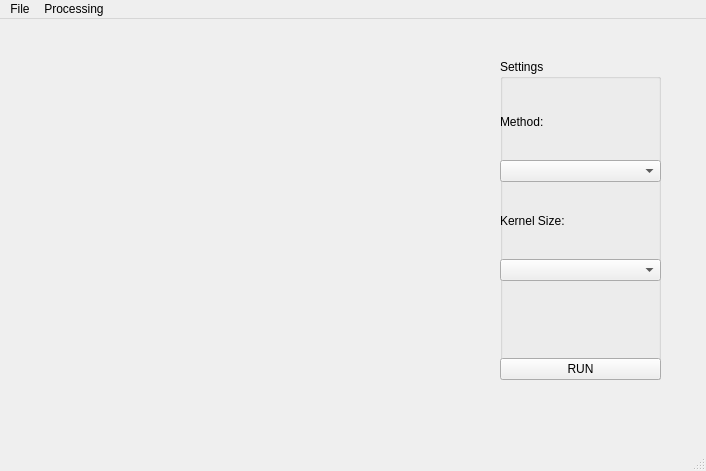
<?xml version="1.0" encoding="UTF-8"?>
<ui version="4.0">
 <class>MainWindow</class>
 <widget class="QMainWindow" name="MainWindow">
  <property name="geometry">
   <rect>
    <x>0</x>
    <y>0</y>
    <width>706</width>
    <height>471</height>
   </rect>
  </property>
  <property name="windowTitle">
   <string>MainWindow</string>
  </property>
  <widget class="QWidget" name="centralwidget">
   <widget class="QLabel" name="visualWindow">
    <property name="geometry">
     <rect>
      <x>20</x>
      <y>10</y>
      <width>451</width>
      <height>401</height>
     </rect>
    </property>
    <property name="text">
     <string/>
    </property>
   </widget>
   <widget class="QGroupBox" name="groupBox">
    <property name="geometry">
     <rect>
      <x>500</x>
      <y>40</y>
      <width>161</width>
      <height>321</height>
     </rect>
    </property>
    <property name="title">
     <string>Settings</string>
    </property>
    <widget class="QWidget" name="verticalLayoutWidget">
     <property name="geometry">
      <rect>
       <x>0</x>
       <y>30</y>
       <width>161</width>
       <height>291</height>
      </rect>
     </property>
     <layout class="QVBoxLayout" name="verticalLayout">
      <item>
       <widget class="QLabel" name="method_label">
        <property name="text">
         <string>Method:</string>
        </property>
       </widget>
      </item>
      <item>
       <widget class="QComboBox" name="method_comboBox"/>
      </item>
      <item>
       <widget class="QLabel" name="kernel_label">
        <property name="text">
         <string>Kernel Size:</string>
        </property>
       </widget>
      </item>
      <item>
       <widget class="QComboBox" name="kernel_comboBox"/>
      </item>
      <item>
       <widget class="QLabel" name="spacing">
        <property name="text">
         <string/>
        </property>
       </widget>
      </item>
      <item>
       <widget class="QPushButton" name="run_Button">
        <property name="text">
         <string>RUN</string>
        </property>
       </widget>
      </item>
     </layout>
    </widget>
   </widget>
  </widget>
  <widget class="QMenuBar" name="menubar">
   <property name="geometry">
    <rect>
     <x>0</x>
     <y>0</y>
     <width>706</width>
     <height>22</height>
    </rect>
   </property>
   <widget class="QMenu" name="menuFile">
    <property name="title">
     <string>File</string>
    </property>
    <addaction name="actionOpen_raster"/>
    <addaction name="actionOpen_path"/>
    <addaction name="actionClear"/>
   </widget>
   <widget class="QMenu" name="menuProcessing">
    <property name="title">
     <string>Processing</string>
    </property>
    <addaction name="actionExport_Image"/>
    <addaction name="actionExport_TIFF"/>
   </widget>
   <addaction name="menuFile"/>
   <addaction name="menuProcessing"/>
  </widget>
  <widget class="QStatusBar" name="statusbar"/>
  <action name="actionOpen_path">
   <property name="text">
    <string>Open path</string>
   </property>
  </action>
  <action name="actionOpen_raster">
   <property name="text">
    <string>Open raster</string>
   </property>
  </action>
  <action name="actionClear">
   <property name="text">
    <string>Clear</string>
   </property>
  </action>
  <action name="actionExport_Image">
   <property name="text">
    <string>Export Image</string>
   </property>
  </action>
  <action name="actionExport_TIFF">
   <property name="text">
    <string>Export TIFF</string>
   </property>
  </action>
 </widget>
 <resources/>
 <connections/>
</ui>
